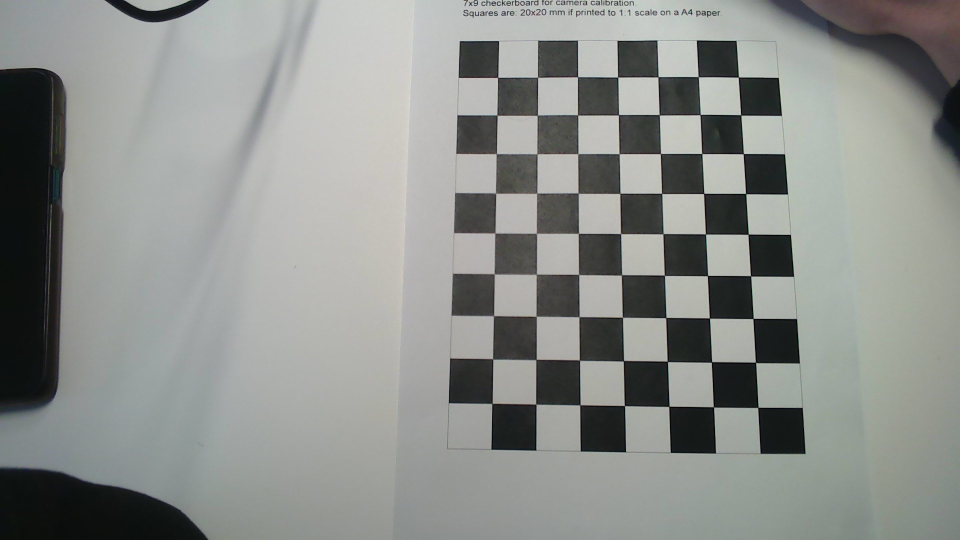
#> input picture Camera_Calibration/images_calibration/Calib5/WIN_20241129_10_04_32_Pro.jpg, 1920 x 1080 px (shown at 1/2 size)
$ python calibration_geeks.py
#> lines starting #> are read from the running program, lines starting #| are printed output that depends on the picture; after the words box and inside, x2 and y2 are one past the last pixel; in counts of white or black regions, pixels touching at a corner belong together; long printed decimals are rounded
# Import required modules
import cv2
import numpy as np
import glob


# Define the dimensions of checkerboard
CHECKERBOARD = (9, 7)
square_size  = 20e-3


# stop the iteration when specified
# accuracy, epsilon, is reached or
# specified number of iterations are completed.
criteria = (cv2.TERM_CRITERIA_EPS + cv2.TERM_CRITERIA_MAX_ITER, 30, 0.001)


# Vector for 3D points
threedpoints = []

# Vector for 2D points
twodpoints = []


# 3D points real world coordinates
objectp3d = np.zeros((CHECKERBOARD[0] * CHECKERBOARD[1], 3), np.float32)
objectp3d[:, :2] = np.mgrid[0:CHECKERBOARD[0], 0:CHECKERBOARD[1]].T.reshape(-1, 2)
objectp3d *= square_size
prev_img_shape = None


# Extracting path of individual image stored
# in a given directory. Since no path is
# specified, it will take current directory
# jpg files alone
images = glob.glob('images_calibration/Calib5/*.jpg')
print(images)

for filename in images:
    image = cv2.imread(filename)
#> image is the input picture: shape (1080, 1920, 3); mean B, G, R 139.7, 143.1, 140.3
    grayColor = cv2.cvtColor(image, cv2.COLOR_BGR2GRAY)

    # Find the chess board corners
    # If desired number of corners are
    # found in the image then ret = true
    ret, corners = cv2.findChessboardCorners(
                    grayColor, CHECKERBOARD,
                    cv2.CALIB_CB_ADAPTIVE_THRESH
                    + cv2.CALIB_CB_FAST_CHECK +
                    cv2.CALIB_CB_NORMALIZE_IMAGE)
#> ret = True; corners = 63 rows, first 8: [1477.1, 154.5], [1482.1, 230.4], [1486.6, 308.4], [1491.5, 387.5], [1496.5, 469.2], [1502.4, 553.4], [1506.2, 638], [1512.4, 726.3]

    # If desired number of corners can be detected then,
    # refine the pixel coordinates and display
    # them on the images of checker board
    if ret == True:
        threedpoints.append(objectp3d)

        # Refining pixel coordinates
        # for given 2d points.
        corners2 = cv2.cornerSubPix(
            grayColor, corners, (11, 11), (-1, -1), criteria)
#> corners2 = 63 rows, first 8: [1477.2, 154.6], [1482, 230.4], [1486.8, 307.8], [1491.9, 387.6], [1496.6, 468.9], [1501.6, 552.3], [1506.6, 637.4], [1511.5, 725.3]

        twodpoints.append(corners2)

        # Draw and display the corners
        image = cv2.drawChessboardCorners(image,
                                        CHECKERBOARD,
                                        corners2, ret)
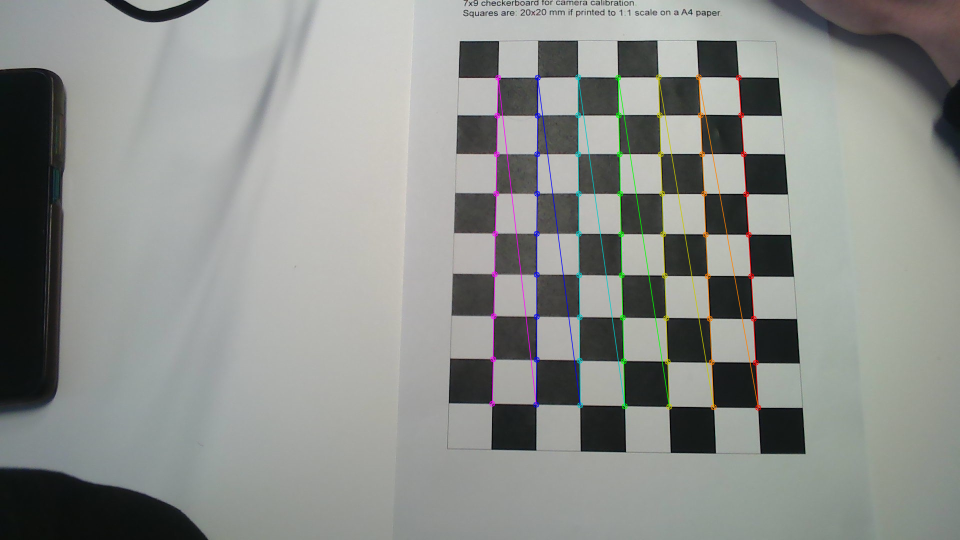
#> image: shape (1080, 1920, 3) (shown at 1/2 size); 1.48% of pixels changed, all inside (x1, y1, x2, y2) = (978, 148, 1523, 822)

    cv2.imshow('img', cv2.resize(image, (960, 540)))
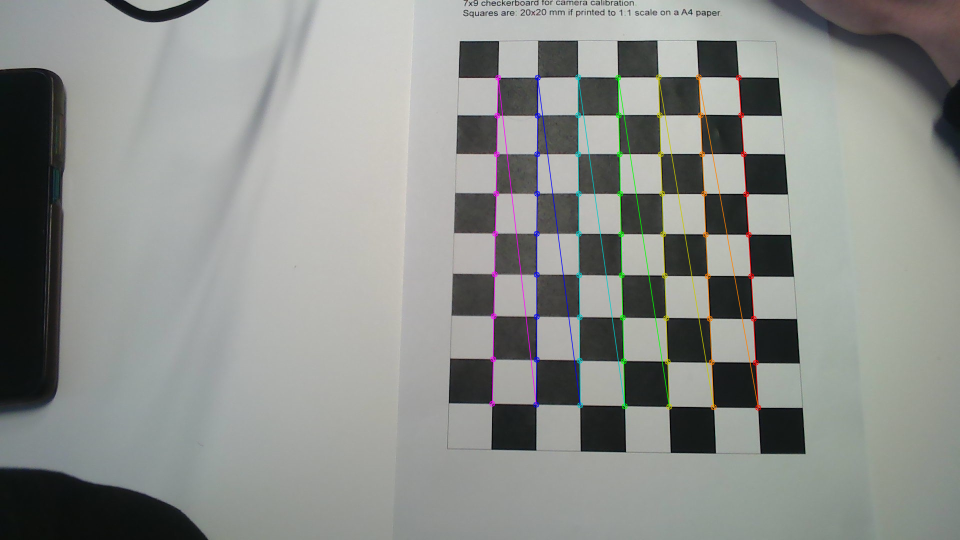
#> window 'img': shape (540, 960, 3); mean B, G, R 139.8, 143.3, 140.6
    cv2.waitKey(0)
#> pass 2 of the loop `for filename in images:`:
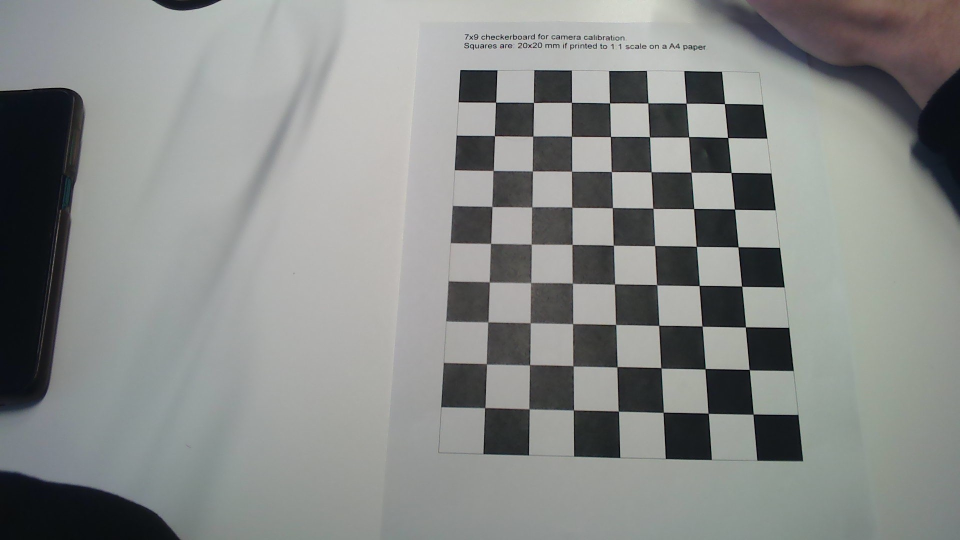
#> input picture Camera_Calibration/images_calibration/Calib5/WIN_20241129_10_04_33_Pro.jpg, 1920 x 1080 px (shown at 1/2 size)
#> image is the input picture: shape (1080, 1920, 3); mean B, G, R 136.6, 138.5, 136
#> corners = 63 rows, first 8: [1448.9, 208.3], [1456, 275.7], [1462.5, 345.8], [1469.8, 418.8], [1476.6, 494.1], [1484.7, 573.6], [1490.6, 654.5], [1498.1, 738.7]
#> corners2 = 63 rows, first 8: [1449.3, 207.7], [1455.8, 275.5], [1462.6, 345.6], [1469.5, 418.7], [1476.5, 494.3], [1483.8, 572.7], [1491.2, 654.4], [1498.8, 739.7]
#> `image = cv2.drawChessboardCorners(image, CHECKERBOARD, corners2, ret)`:
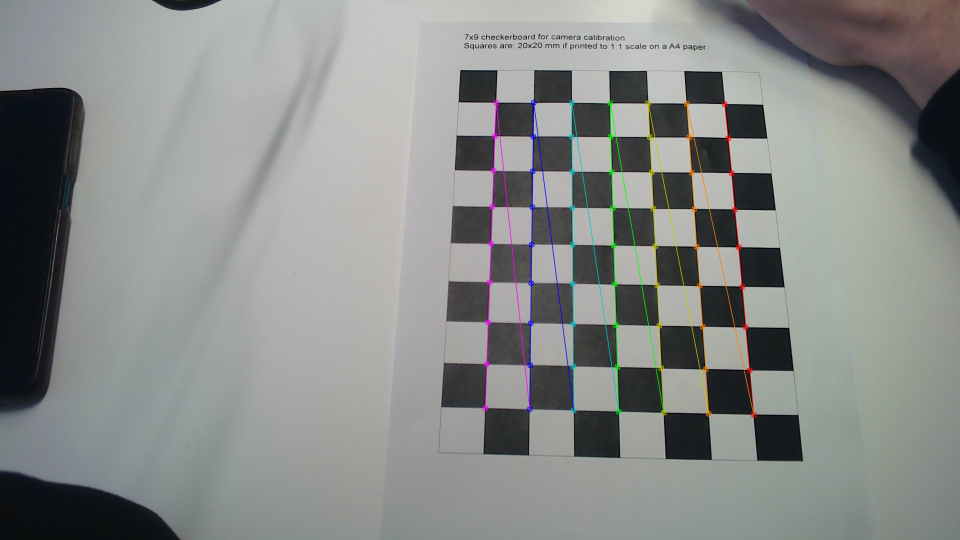
#> image: shape (1080, 1920, 3) (shown at 1/2 size); 1.41% of pixels changed, all inside (x1, y1, x2, y2) = (964, 199, 1514, 836)
#> `cv2.imshow('img', cv2.resize(image, (960, 540)))`:
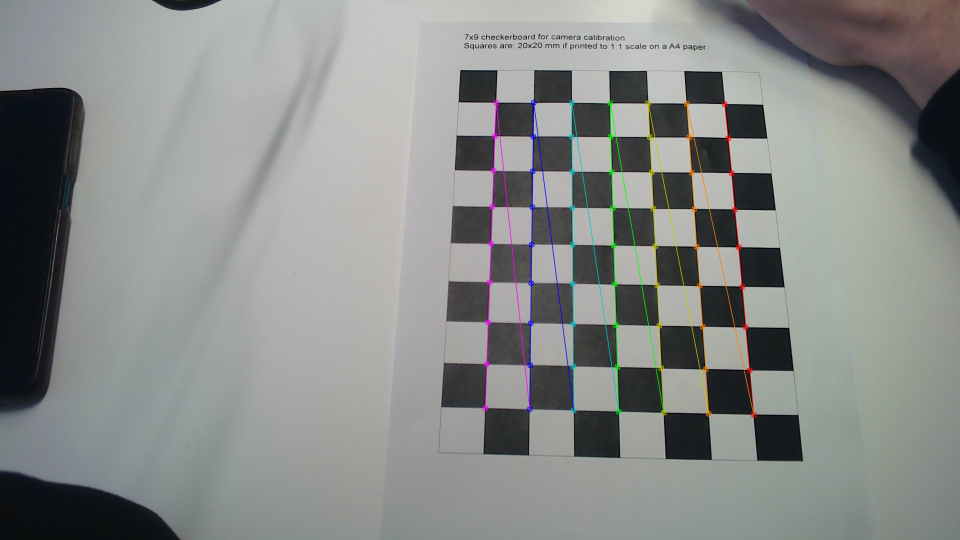
#> window 'img': shape (540, 960, 3); mean B, G, R 136.7, 138.7, 136.2
#> pass 3 of the loop `for filename in images:`:
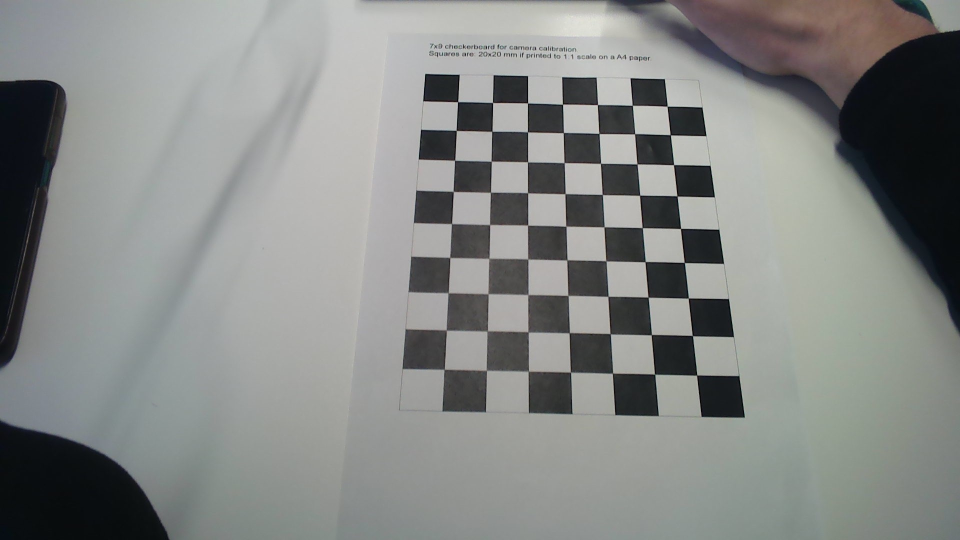
#> input picture Camera_Calibration/images_calibration/Calib5/WIN_20241129_10_04_34_Pro.jpg, 1920 x 1080 px (shown at 1/2 size)
#> image is the input picture: shape (1080, 1920, 3); mean B, G, R 133.6, 135.7, 133.3
#> corners = 63 rows, first 8: [1334.6, 212.7], [1341.1, 270.3], [1347.6, 329.7], [1354.5, 392.4], [1361.5, 457.3], [1368.9, 525.5], [1377, 596.5], [1385.3, 671.8]
#> corners2 = 63 rows, first 8: [1334.7, 212.8], [1341, 270.2], [1347.5, 329.8], [1354.5, 392.4], [1361.5, 457.4], [1369.1, 525.5], [1376.9, 596.5], [1385.3, 671.7]
#> `image = cv2.drawChessboardCorners(image, CHECKERBOARD, corners2, ret)`:
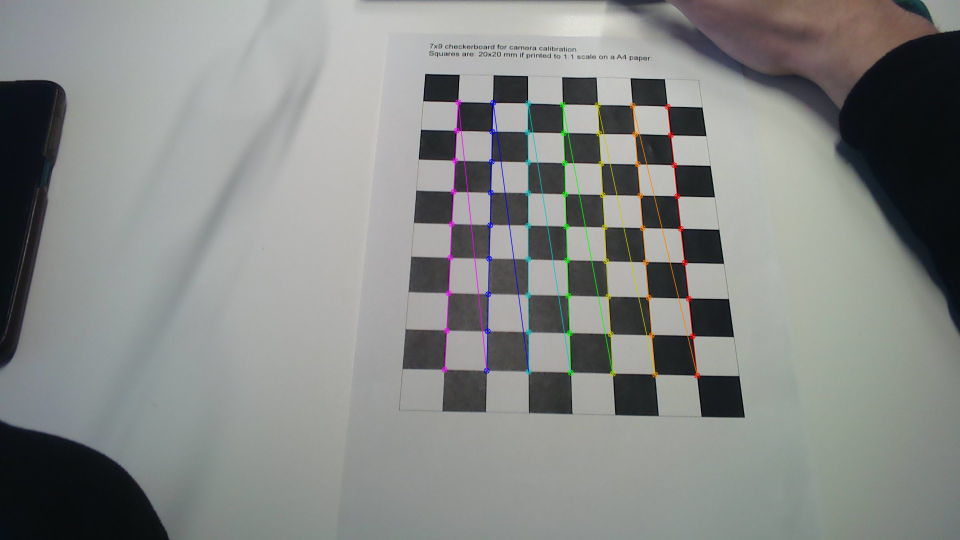
#> image: shape (1080, 1920, 3) (shown at 1/2 size); 1.26% of pixels changed, all inside (x1, y1, x2, y2) = (883, 198, 1401, 758)
#> `cv2.imshow('img', cv2.resize(image, (960, 540)))`:
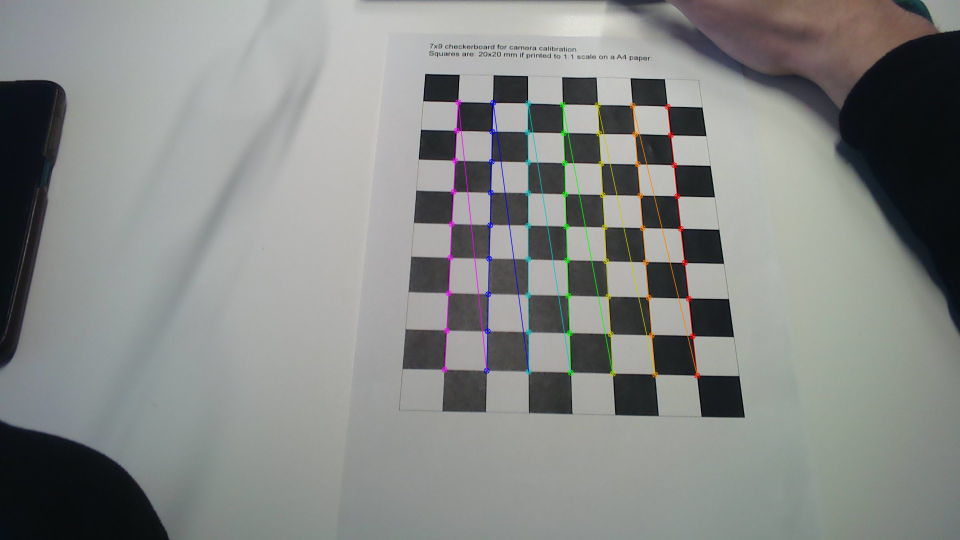
#> window 'img': shape (540, 960, 3); mean B, G, R 133.7, 135.9, 133.5

cv2.destroyAllWindows()

h, w = image.shape[:2]
#> h = 1080; w = 1920


# Perform camera calibration by
# passing the value of above found out 3D points (threedpoints)
# and its corresponding pixel coordinates of the
# detected corners (twodpoints)
ret, matrix, distortion, r_vecs, t_vecs = cv2.calibrateCamera(
    threedpoints, twodpoints, grayColor.shape[::-1], None, None)
#> ret = 0.307; matrix = [[1483.9, 0, 982.2], [0, 1500.7, 538.9], [0, 0, 1]]; distortion = [[0.239, -1.69, -0.00439, -0.00728, 3.77]]; r_vecs = ([-0.148, 0.215, 1.58], [-0.26, 0.324, 1.58], [-0.383, 0.377, 1.56]); t_vecs = ([0.123, -0.0941, 0.371], [0.122, -0.0851, 0.39], [0.101, -0.0919, 0.428])


# Displaying required output
print(" Camera matrix:")
print(matrix)
#| [[1.48393668e+03 0.00000000e+00 9.82152860e+02]
#|  [0.00000000e+00 1.50073957e+03 5.38897340e+02]
#|  [0.00000000e+00 0.00000000e+00 1.00000000e+00]]

print("\n Distortion coefficient:")
print(distortion)
#| [[ 0.2389 -1.695 -0.004389 -0.007281  3.769]]

print("\n Rotation Vectors:")
print(r_vecs)
#| (array([[-0.148],
#|        [ 0.2152],
#|        [ 1.577]]), array([[-0.26],
#|        [ 0.3239],
#|        [ 1.576]]), array([[-0.3831],
#|        [ 0.3773],
#|        [ 1.559]]))

print("\n Translation Vectors:")
print(t_vecs)
#| (array([[ 0.1234],
#|        [-0.0941],
#|        [ 0.3712]]), array([[ 0.1223],
#|        [-0.08507 ],
#|        [ 0.3898]]), array([[ 0.1011  ],
#|        [-0.09187],
#|        [ 0.4278 ]]))


# Camera calibration parameters from the previous calibration
# Replace these with the actual values you obtained
camera_matrix = matrix
#> camera_matrix has the same summary as matrix
dist_coeffs = distortion
#> dist_coeffs = [[0.239, -1.69, -0.00439, -0.00728, 3.77]]

# Open the webcam
cap = cv2.VideoCapture(1, cv2.CAP_DSHOW)

if not cap.isOpened():
    print("Error: Could not open video capture")
    exit()

# Retrieve the resolution of the video feed
ret, frame = cap.read()
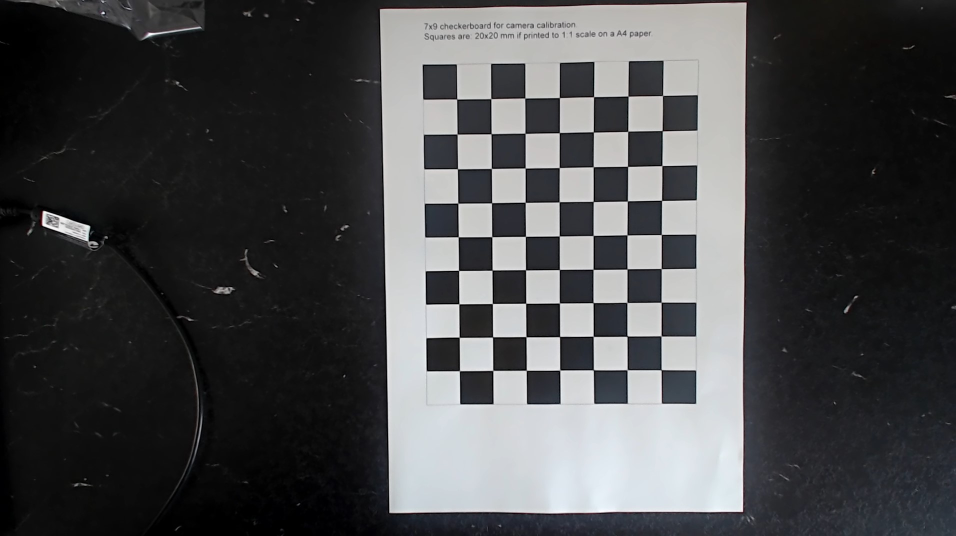
#> input picture Camera_Calibration/images_calibration/Calib1/WIN_20241125_10_55_46_Pro.jpg, 1912 x 1072 px, given in place of the camera (shown at 1/2 size)
#> frame is the input picture: shape (1072, 1912, 3); mean B, G, R 74.4, 73.2, 72.5
if not ret:
    print("Error: Could not read frame from video capture")
    cap.release()
    exit()

h, w = frame.shape[:2]
#> h = 1072; w = 1912

# Compute the optimal new camera matrix
new_camera_matrix, roi = cv2.getOptimalNewCameraMatrix(camera_matrix, dist_coeffs, (w, h), 1, (w, h))
#> new_camera_matrix = [[1560.8, 0, 965.1], [0, 1510, 535.8], [0, 0, 1]]; roi = (92, 78, 1755, 918)

# Start video feed
while True:
    ret, frame = cap.read()
    if not ret:
        print("Error: Could not read frame from video capture")
        break

    # Undistort the image
    undistorted_frame = cv2.undistort(frame, camera_matrix, dist_coeffs, None, new_camera_matrix)
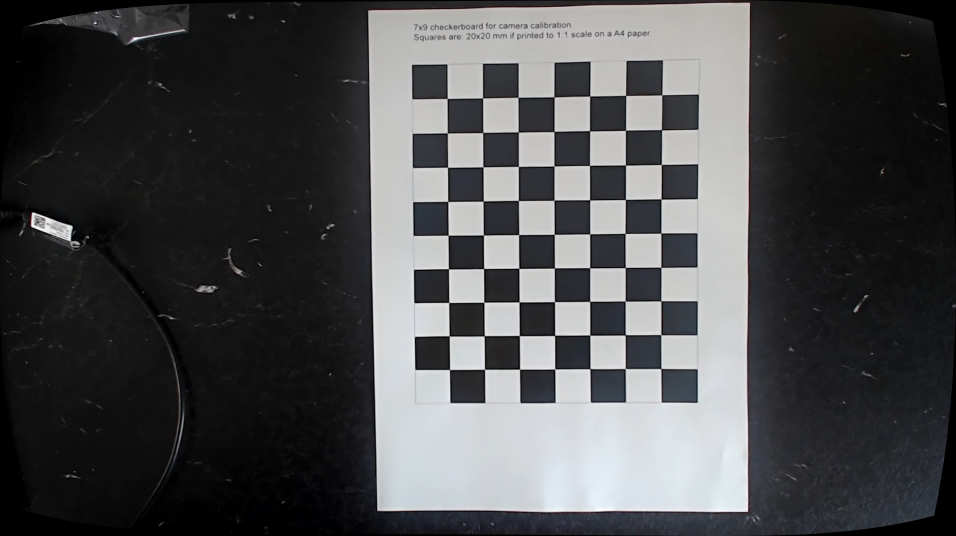
#> undistorted_frame: shape (1072, 1912, 3) (shown at 1/2 size); mean B, G, R 76.1, 74.8, 74.2

    # Display the original and corrected video feeds
    cv2.imshow("Original Video", frame)
    cv2.imshow("Corrected Video", undistorted_frame)

    # Break on 'q' key press
    if cv2.waitKey(1) & 0xFF == ord('q'):
#> (key q is pressed here)
        break

# Release the video capture and close windows
cap.release()
cv2.destroyAllWindows()
